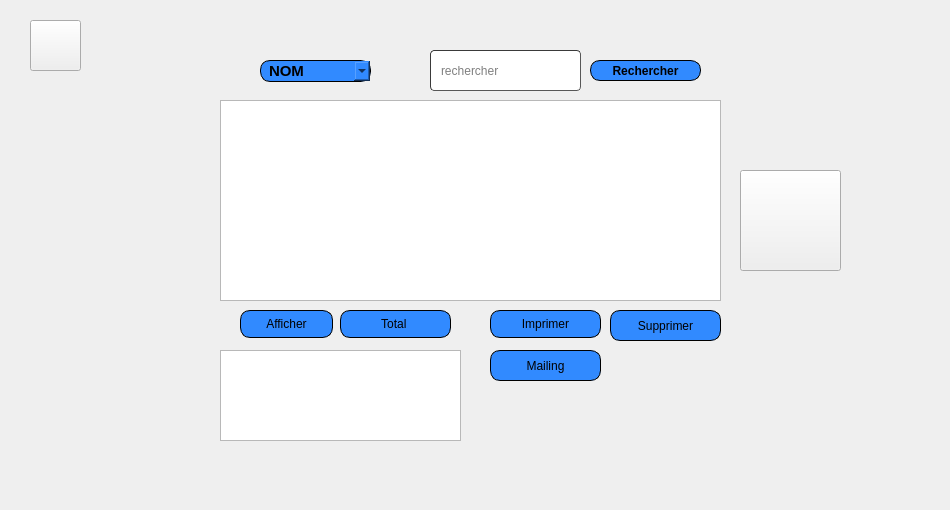
       <widget class="QWidget" name="page_8">
        <widget class="QLabel" name="label_12">
         <property name="geometry">
          <rect>
           <x>0</x>
           <y>0</y>
           <width>941</width>
           <height>501</height>
          </rect>
         </property>
         <property name="text">
          <string/>
         </property>
         <property name="pixmap">
          <pixmap resource="qt.qrc">:/new/prefix1/icons/haya.png</pixmap>
         </property>
        </widget>
        <widget class="QLabel" name="label_13">
         <property name="geometry">
          <rect>
           <x>200</x>
           <y>40</y>
           <width>661</width>
           <height>431</height>
          </rect>
         </property>
         <property name="text">
          <string/>
         </property>
         <property name="pixmap">
          <pixmap resource="qt.qrc">:/new/prefix1/icons/imf.jpg</pixmap>
         </property>
        </widget>
        <widget class="QTableView" name="tableView_e">
         <property name="geometry">
          <rect>
           <x>220</x>
           <y>100</y>
           <width>501</width>
           <height>201</height>
          </rect>
         </property>
         <property name="styleSheet">
          <string notr="true">color: rgb(0, 85, 255);</string>
         </property>
        </widget>
        <widget class="QComboBox" name="tri_e">
         <property name="geometry">
          <rect>
           <x>260</x>
           <y>60</y>
           <width>111</width>
           <height>22</height>
          </rect>
         </property>
         <property name="font">
          <font>
           <family>Arial</family>
           <pointsize>11</pointsize>
           <weight>75</weight>
           <italic>false</italic>
           <bold>true</bold>
          </font>
         </property>
         <property name="styleSheet">
          <string notr="true">border: 1px solid black;
border-radius: 10px;
padding: 0 8px;
background: #318aff;
font: bold, &quot;Arial&quot;;;
text-align:center;</string>
         </property>
         <item>
          <property name="text">
           <string>NOM</string>
          </property>
         </item>
         <item>
          <property name="text">
           <string>PRENOM</string>
          </property>
         </item>
         <item>
          <property name="text">
           <string>DATE</string>
          </property>
         </item>
        </widget>
        <widget class="QPushButton" name="search_e">
         <property name="geometry">
          <rect>
           <x>590</x>
           <y>60</y>
           <width>111</width>
           <height>21</height>
          </rect>
         </property>
         <property name="font">
          <font>
           <family>Arial</family>
           <pointsize>9</pointsize>
           <weight>75</weight>
           <italic>false</italic>
           <bold>true</bold>
          </font>
         </property>
         <property name="styleSheet">
          <string notr="true">border: 1px solid black;
border-radius: 10px;
padding: 0 8px;
background: #318aff;
font: bold, &quot;Arial&quot;;;
text-align:center;</string>
         </property>
         <property name="text">
          <string>Rechercher</string>
         </property>
         <property name="icon">
          <iconset resource="qt.qrc">
           <normaloff>:/new/prefix1/icons/AP.png</normaloff>:/new/prefix1/icons/AP.png</iconset>
         </property>
         <property name="iconSize">
          <size>
           <width>20</width>
           <height>20</height>
          </size>
         </property>
        </widget>
        <widget class="QLineEdit" name="recherche_e">
         <property name="geometry">
          <rect>
           <x>430</x>
           <y>50</y>
           <width>151</width>
           <height>41</height>
          </rect>
         </property>
         <property name="styleSheet">
          <string notr="true">	border-width: 1px; border-radius: 4px;
	border-color: rgb(58, 58, 58);
	border-style: inset;
	padding: 0 8px;


	selection-background-color: rgb(187, 187, 187);
	selection-color: rgb(60, 63, 65);</string>
         </property>
         <property name="placeholderText">
          <string>rechercher</string>
         </property>
        </widget>
        <widget class="QPushButton" name="mailing_e">
         <property name="geometry">
          <rect>
           <x>490</x>
           <y>350</y>
           <width>111</width>
           <height>31</height>
          </rect>
         </property>
         <property name="styleSheet">
          <string notr="true">	border: 1px solid black;
border-radius: 10px;
padding: 0 8px;
background: #318aff;
font: bold, &quot;Arial&quot;;;
text-align:center;
</string>
         </property>
         <property name="text">
          <string>Mailing</string>
         </property>
         <property name="icon">
          <iconset resource="qt.qrc">
           <normaloff>:/new/prefix1/icons/B.png</normaloff>:/new/prefix1/icons/B.png</iconset>
         </property>
        </widget>
        <widget class="QPushButton" name="supprimer_e">
         <property name="geometry">
          <rect>
           <x>610</x>
           <y>310</y>
           <width>111</width>
           <height>31</height>
          </rect>
         </property>
         <property name="styleSheet">
          <string notr="true">	border: 1px solid black;
border-radius: 10px;
padding: 0 8px;
background: #318aff;
font: bold, &quot;Arial&quot;;;
text-align:center;</string>
         </property>
         <property name="text">
          <string>Supprimer</string>
         </property>
         <property name="icon">
          <iconset resource="qt.qrc">
           <normaloff>:/new/prefix1/icons/PP.png</normaloff>:/new/prefix1/icons/PP.png</iconset>
         </property>
        </widget>
        <widget class="QTableView" name="test">
         <property name="geometry">
          <rect>
           <x>220</x>
           <y>350</y>
           <width>241</width>
           <height>91</height>
          </rect>
         </property>
        </widget>
        <widget class="QPushButton" name="afficher">
         <property name="geometry">
          <rect>
           <x>240</x>
           <y>310</y>
           <width>93</width>
           <height>28</height>
          </rect>
         </property>
         <property name="styleSheet">
          <string notr="true">border: 1px solid black;
border-radius: 10px;
padding: 0 8px;
background: #318aff;
font: bold, &quot;Arial&quot;;;
text-align:center;</string>
         </property>
         <property name="text">
          <string>Afficher</string>
         </property>
         <property name="icon">
          <iconset resource="qt.qrc">
           <normaloff>:/new/prefix1/icons/A.png</normaloff>:/new/prefix1/icons/A.png</iconset>
         </property>
        </widget>
        <widget class="QPushButton" name="entraineur_ajout">
         <property name="geometry">
          <rect>
           <x>740</x>
           <y>170</y>
           <width>101</width>
           <height>101</height>
          </rect>
         </property>
         <property name="text">
          <string/>
         </property>
         <property name="icon">
          <iconset resource="qt.qrc">
           <normaloff>:/new/prefix1/icons/app.png</normaloff>:/new/prefix1/icons/app.png</iconset>
         </property>
         <property name="iconSize">
          <size>
           <width>100</width>
           <height>150</height>
          </size>
         </property>
         <property name="autoDefault">
          <bool>false</bool>
         </property>
        </widget>
        <widget class="QLabel" name="label_90">
         <property name="geometry">
          <rect>
           <x>220</x>
           <y>60</y>
           <width>31</width>
           <height>21</height>
          </rect>
         </property>
         <property name="text">
          <string/>
         </property>
         <property name="pixmap">
          <pixmap resource="qt.qrc">:/new/prefix1/icons/alpha.png</pixmap>
         </property>
         <property name="scaledContents">
          <bool>true</bool>
         </property>
        </widget>
        <widget class="QPushButton" name="home_entraineur">
         <property name="geometry">
          <rect>
           <x>30</x>
           <y>20</y>
           <width>51</width>
           <height>51</height>
          </rect>
         </property>
         <property name="styleSheet">
          <string notr="true">background-image: url(:/new/prefix1/icons/icons8_home_48px.png);</string>
         </property>
         <property name="text">
          <string/>
         </property>
        </widget>
        <widget class="QPushButton" name="imprimer">
         <property name="geometry">
          <rect>
           <x>490</x>
           <y>310</y>
           <width>111</width>
           <height>28</height>
          </rect>
         </property>
         <property name="styleSheet">
          <string notr="true">border: 1px solid black;
border-radius: 10px;
padding: 0 8px;
background: #318aff;
font: bold, &quot;Arial&quot;;;
text-align:center;</string>
         </property>
         <property name="text">
          <string>Imprimer</string>
         </property>
         <property name="icon">
          <iconset resource="qt.qrc">
           <normaloff>:/new/prefix1/icons/unnamed.png</normaloff>:/new/prefix1/icons/unnamed.png</iconset>
         </property>
        </widget>
        <widget class="QPushButton" name="total_entrain">
         <property name="geometry">
          <rect>
           <x>340</x>
           <y>310</y>
           <width>111</width>
           <height>28</height>
          </rect>
         </property>
         <property name="styleSheet">
          <string notr="true">border: 1px solid black;
border-radius: 10px;
padding: 0 8px;
background: #318aff;
font: bold, &quot;Arial&quot;;;
text-align:center;</string>
         </property>
         <property name="text">
          <string>Total </string>
         </property>
         <property name="icon">
          <iconset resource="qt.qrc">
           <normaloff>:/new/prefix1/icons/number.png</normaloff>:/new/prefix1/icons/number.png</iconset>
         </property>
        </widget>
       </widget>
